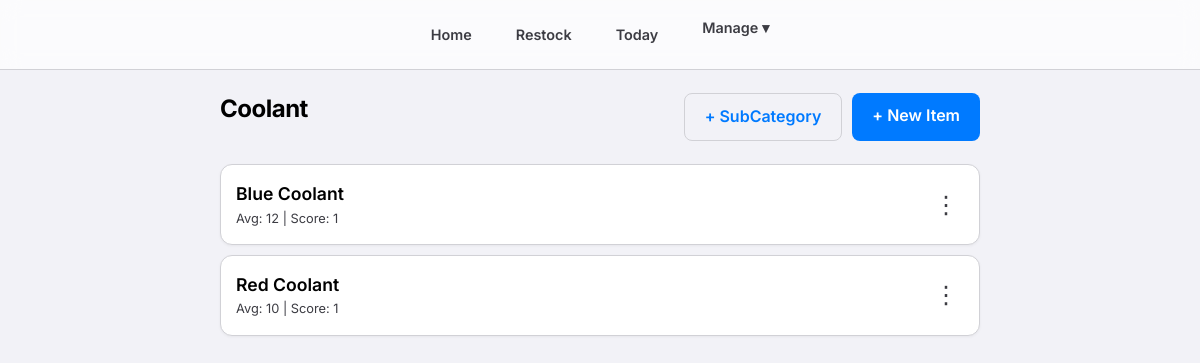
Screenshot of /manage/category/2/ (signed in) with the database file from the repository.
### consumables/models.py (models this page shows, shortened)
class Category(models.Model):
    name = models.CharField(max_length=100)
    class Meta:
        verbose_name_plural = "Categories"

class Item(models.Model):
    category = models.ForeignKey(Category, related_name='items', on_delete=models.CASCADE)
    subcategory = models.ForeignKey(SubCategory, related_name='items', on_delete=models.SET_NULL, null=True, blank=True)
    name = models.CharField(max_length=200)
    average_stock = models.IntegerField(default=0, help_text="Ideal stock level for calculation")
    current_stock = models.IntegerField(default=0)
    score = models.IntegerField(default=1, help_text="Credits earned per unit taken")
    class Meta:
        constraints = [
            models.UniqueConstraint(
                fields=['category', 'name'],
                condition=models.Q(subcategory__isnull=True),
                name='unique_direct_item_idx'
            ),
            models.UniqueConstraint(
                fields=['subcategory', 'name'],
                name='unique_subcategory_item_idx'
            )
        ]

### consumables/views.py (the view)
# urls.py: path('manage/category/<int:category_id>/', views.category_detail, name='category_detail'),
@login_required
def category_detail(request, category_id):
    category = get_object_or_404(Category.objects.prefetch_related('items', 'subcategories', 'subcategories__items'), pk=category_id)
    return render(request, 'consumables/category_detail.html', {'category': category})

### consumables/templates/consumables/category_detail.html (shortened to what this page needs)
{% extends 'consumables/base.html' %}
{% block content %}
<div
    style="display: flex; justify-content: space-between; align-items: center; margin-bottom: 20px; flex-wrap: wrap; gap: 10px;">
    <h2>{{ category.name }}</h2>
    <div style="display: flex; gap: 10px;">
        <a href="{% url 'add_subcategory' category.id %}" class="btn"
            style="background-color: var(--bg-secondary); border: 1px solid var(--border-color);">+ SubCategory</a>
        <a href="{% url 'add_item' category.id %}" class="btn btn-primary">+ New Item</a>
    </div>
</div>
{% for item in category.items.all %}
{% if not item.subcategory %}
<div class="item-card">
    <div class="item-info">
        <div class="item-name">{{ item.name }}</div>
        <div class="item-stock">Avg: {{ item.average_stock }} | Score: {{ item.score }}</div>
    </div>
    <div>
        <details class="details-dropdown">
            <summary>&#8942;</summary>
        </details>
    </div>
</div>
{% endif %}
{% endfor %}
{% endblock %}

### consumables/static/css/style.css (style rules this page uses)
:root { --bg-color: #f2f2f7; --card-bg: #ffffff; --text-primary: #000000; --text-secondary: #3c3c43; --accent-red: #ff3b30; --accent-blue: #007aff; --accent-green: #34c759; --accent-yellow: #f59e0b; --border-color: #d1d1d6; --glass-bg: rgba(255, 255, 255, 0.7); --glass-border: rgba(0, 0, 0, 0.1); --input-bg: rgba(0, 0, 0, 0.05); }
* { box-sizing: border-box; margin: 0; padding: 0; font-family: 'Inter', -apple-system, BlinkMacSystemFont, "Segoe UI", Roboto, Helvetica, Arial, sans-serif; }
body { background-color: var(--bg-color); color: var(--text-primary); line-height: 1.6; padding-bottom: 80px; }
h1, h2, h3 { font-weight: 700; letter-spacing: -0.5px; margin-bottom: 1rem; color: var(--text-primary); }
a { color: var(--accent-blue); text-decoration: none; }
.item-card { background-color: var(--card-bg); padding: 15px; margin-bottom: 10px; border-radius: 12px; display: flex; justify-content: space-between; align-items: center; border: 1px solid var(--border-color); transition: transform 0.2s, box-shadow 0.2s; box-shadow: 0 1px 3px rgba(0, 0, 0, 0.05); }
.item-info { flex-grow: 1; }
.item-name { font-weight: 600; font-size: 1.1rem; color: var(--text-primary); }
.item-stock { font-size: 0.8rem; color: var(--text-secondary); }
.details-dropdown { position: relative; display: flex; align-items: center; justify-content: center; }
.details-dropdown summary { list-style: none; cursor: pointer; font-size: 1.5rem; color: var(--text-secondary); width: 36px; height: 36px; border-radius: 50%; display: flex; align-items: center; justify-content: center; transition: all 0.2s ease; user-select: none; outline: none; }
.details-dropdown summary::after { content: none; }
.btn { padding: 10px 20px; border-radius: 8px; border: none; font-weight: 600; cursor: pointer; transition: background 0.2s, transform 0.1s; text-align: center; display: inline-block; }
.btn-primary { background-color: var(--accent-blue); color: white; }

### rows the page displays
Category: name "Coolant"
Item: name "Blue Coolant", average_stock "12", score "1"
Item: name "Red Coolant", average_stock "10", score "1"
